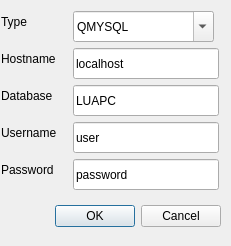
<?xml version="1.0" encoding="UTF-8"?>
<ui version="4.0">
 <class>ServerDatabaseConfiguration</class>
 <widget class="QDialog" name="ServerDatabaseConfiguration">
  <property name="geometry">
   <rect>
    <x>0</x>
    <y>0</y>
    <width>231</width>
    <height>246</height>
   </rect>
  </property>
  <property name="windowTitle">
   <string>Server Database Configuration</string>
  </property>
  <property name="toolTip">
   <string>Configure the default server database</string>
  </property>
  <property name="modal">
   <bool>true</bool>
  </property>
  <widget class="QDialogButtonBox" name="buttonBox">
   <property name="geometry">
    <rect>
     <x>20</x>
     <y>200</y>
     <width>201</width>
     <height>32</height>
    </rect>
   </property>
   <property name="orientation">
    <enum>Qt::Horizontal</enum>
   </property>
   <property name="standardButtons">
    <set>QDialogButtonBox::Cancel|QDialogButtonBox::Ok</set>
   </property>
  </widget>
  <widget class="QLabel" name="label">
   <property name="geometry">
    <rect>
     <x>1</x>
     <y>48</y>
     <width>66</width>
     <height>21</height>
    </rect>
   </property>
   <property name="text">
    <string>Hostname</string>
   </property>
  </widget>
  <widget class="QLineEdit" name="Username">
   <property name="geometry">
    <rect>
     <x>73</x>
     <y>122</y>
     <width>146</width>
     <height>31</height>
    </rect>
   </property>
   <property name="inputMask">
    <string>NNNNNNNNNNNNNNNN</string>
   </property>
   <property name="text">
    <string>user</string>
   </property>
  </widget>
  <widget class="QLabel" name="label_4">
   <property name="geometry">
    <rect>
     <x>1</x>
     <y>159</y>
     <width>64</width>
     <height>21</height>
    </rect>
   </property>
   <property name="text">
    <string>Password</string>
   </property>
  </widget>
  <widget class="QLineEdit" name="Database">
   <property name="geometry">
    <rect>
     <x>73</x>
     <y>85</y>
     <width>146</width>
     <height>31</height>
    </rect>
   </property>
   <property name="inputMask">
    <string>NNNNNNNNNNNNNNNN</string>
   </property>
   <property name="text">
    <string>LUAPC</string>
   </property>
  </widget>
  <widget class="QLabel" name="label_3">
   <property name="geometry">
    <rect>
     <x>1</x>
     <y>122</y>
     <width>65</width>
     <height>21</height>
    </rect>
   </property>
   <property name="text">
    <string>Username</string>
   </property>
  </widget>
  <widget class="QLineEdit" name="Password">
   <property name="geometry">
    <rect>
     <x>73</x>
     <y>159</y>
     <width>146</width>
     <height>31</height>
    </rect>
   </property>
   <property name="inputMask">
    <string>NNNNNNNNNNNNNNN</string>
   </property>
   <property name="text">
    <string>password</string>
   </property>
  </widget>
  <widget class="QLineEdit" name="Hostname">
   <property name="geometry">
    <rect>
     <x>73</x>
     <y>48</y>
     <width>146</width>
     <height>31</height>
    </rect>
   </property>
   <property name="text">
    <string>localhost</string>
   </property>
   <property name="maxLength">
    <number>128</number>
   </property>
  </widget>
  <widget class="QLabel" name="label_2">
   <property name="geometry">
    <rect>
     <x>1</x>
     <y>85</y>
     <width>61</width>
     <height>21</height>
    </rect>
   </property>
   <property name="text">
    <string>Database</string>
   </property>
  </widget>
  <widget class="QComboBox" name="Type">
   <property name="geometry">
    <rect>
     <x>73</x>
     <y>11</y>
     <width>141</width>
     <height>31</height>
    </rect>
   </property>
   <property name="editable">
    <bool>true</bool>
   </property>
   <property name="maxCount">
    <number>10</number>
   </property>
   <item>
    <property name="text">
     <string>QMYSQL</string>
    </property>
   </item>
  </widget>
  <widget class="QLabel" name="label_5">
   <property name="geometry">
    <rect>
     <x>1</x>
     <y>11</y>
     <width>32</width>
     <height>21</height>
    </rect>
   </property>
   <property name="text">
    <string>Type</string>
   </property>
  </widget>
 </widget>
 <resources/>
 <connections>
  <connection>
   <sender>buttonBox</sender>
   <signal>accepted()</signal>
   <receiver>ServerDatabaseConfiguration</receiver>
   <slot>accept()</slot>
   <hints>
    <hint type="sourcelabel">
     <x>248</x>
     <y>254</y>
    </hint>
    <hint type="destinationlabel">
     <x>157</x>
     <y>274</y>
    </hint>
   </hints>
  </connection>
  <connection>
   <sender>buttonBox</sender>
   <signal>rejected()</signal>
   <receiver>ServerDatabaseConfiguration</receiver>
   <slot>reject()</slot>
   <hints>
    <hint type="sourcelabel">
     <x>316</x>
     <y>260</y>
    </hint>
    <hint type="destinationlabel">
     <x>286</x>
     <y>274</y>
    </hint>
   </hints>
  </connection>
 </connections>
</ui>
